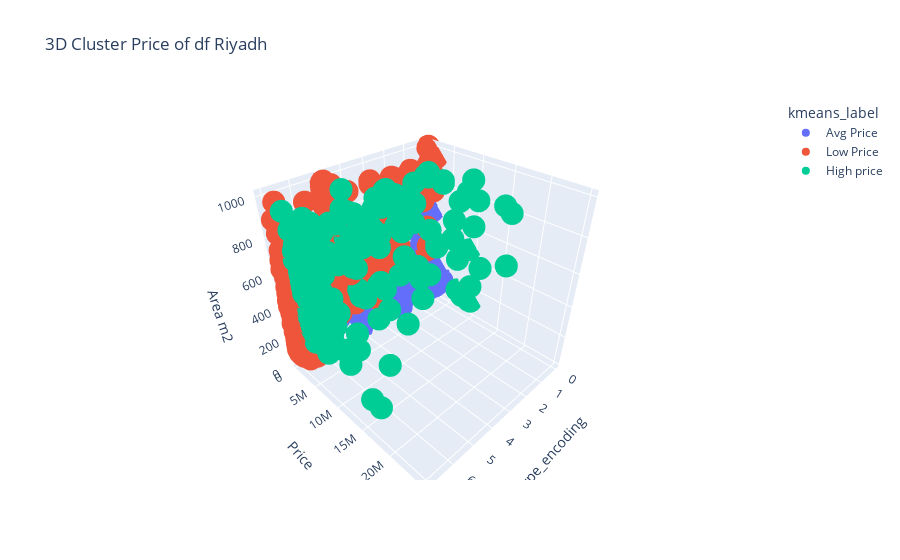

The notebook cell this image was saved under:
### Markdown cell above
## 3D Chart

### Code cell
import plotly.express as px

# Create a temporary copy for plotting (without modifying X)
X_plot = X.copy()

# Ensure kmeans column exists and convert to integer type first (if needed)
if 'kmeans' in X_plot.columns:
    X_plot['kmeans'] = X_plot['kmeans'].astype(int)  # Ensure it's an integer
    X_plot['kmeans_label'] = X_plot['kmeans'].replace({0: 'Avg Price', 1: 'Low Price', 2: 'High price'}).astype(str)  # Replace & Convert to string

# Create 3D scatter plot with updated labels
fig = px.scatter_3d(X_plot, x='Type_encoding', y='Price', z='Area m2',
                    color='kmeans_label', title="3D Cluster Price of df Riyadh")

# Show the plot
fig.show()

### Figure 1 — Plotly figure (JSON) as saved in the notebook; plotly's stock layout.template omitted (floating-point values rounded to 4 significant figures; data arrays with more than 128 entries replaced by an {"elided": "..."} marker saying what was removed)
{"data": [{"hovertemplate": "kmeans_label=Avg Price<br>Type_encoding=%{x}<br>Price=%{y}<br>Area m2=%{z}<extra></extra>", "legendgroup": "Avg Price", "marker": {"color": "#636efa", "symbol": "circle"}, "mode": "markers", "name": "Avg Price", "scene": "scene", "showlegend": true, "type": "scatter3d", "x": {"elided": "2807 int values"}, "y": {"elided": "2807 int values"}, "z": {"elided": "2807 int values"}}, {"hovertemplate": "kmeans_label=Low Price<br>Type_encoding=%{x}<br>Price=%{y}<br>Area m2=%{z}<extra></extra>", "legendgroup": "Low Price", "marker": {"color": "#EF553B", "symbol": "circle"}, "mode": "markers", "name": "Low Price", "scene": "scene", "showlegend": true, "type": "scatter3d", "x": {"elided": "2762 int values"}, "y": {"elided": "2762 int values"}, "z": {"elided": "2762 int values"}}, {"hovertemplate": "kmeans_label=High price<br>Type_encoding=%{x}<br>Price=%{y}<br>Area m2=%{z}<extra></extra>", "legendgroup": "High price", "marker": {"color": "#00cc96", "symbol": "circle"}, "mode": "markers", "name": "High price", "scene": "scene", "showlegend": true, "type": "scatter3d", "x": {"elided": "284 int values"}, "y": {"elided": "284 int values"}, "z": {"elided": "284 int values"}}], "layout": {"legend": {"title": {"text": "kmeans_label"}, "tracegroupgap": 0}, "scene": {"domain": {"x": [0, 1], "y": [0, 1]}, "xaxis": {"title": {"text": "Type_encoding"}}, "yaxis": {"title": {"text": "Price"}}, "zaxis": {"title": {"text": "Area m2"}}}, "title": {"text": "3D Cluster Price of df Riyadh"}}}
